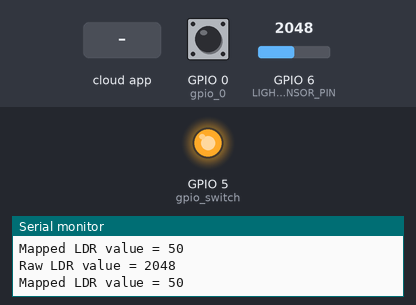
A sketch run on a simulated ESP32. Shown: output pins drawn as LEDs (lit = HIGH), the last lines printed to the serial monitor. The test bench sets the inputs (shaded band); at power-on: GPIO 0 (gpio_0) HIGH, GPIO 6 (LIGHT_SENSOR_PIN) = 2048. WiFi joins after 1.5 s; servers stay silent unless stated.

Above: at 1.2 s.
1.3 s: the phone or cloud app sets Switch to 0
At 1.8 s:
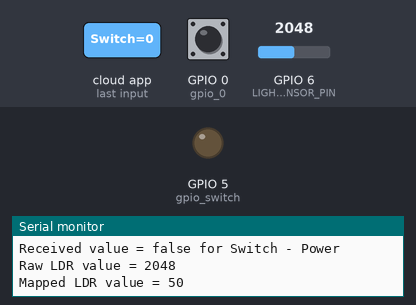
2.8 s: GPIO 0 (gpio_0) pulled LOW for 1 s
At 5.0 s:
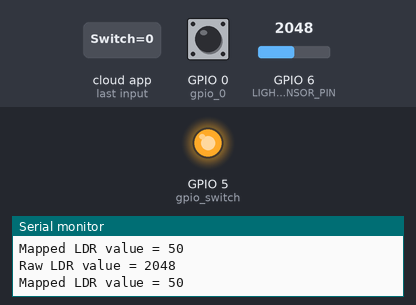
5.3 s: GPIO 0 (gpio_0) pulled LOW for 0.15 s
At 5.9 s:
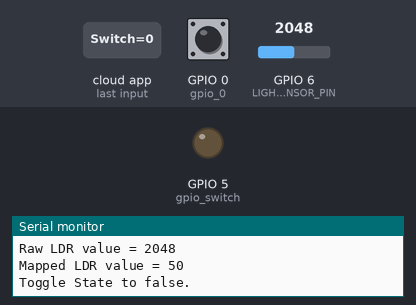
6.9 s: the phone or cloud app sets Switch to 1
At 7.3 s:
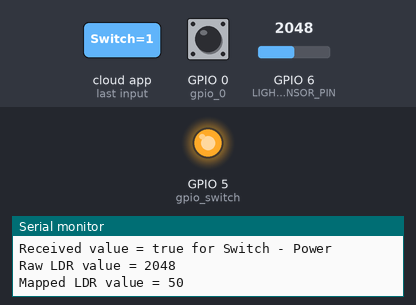
Timing chart, 0 to 9.4 s (numbered marks = the images above; inputs shaded):
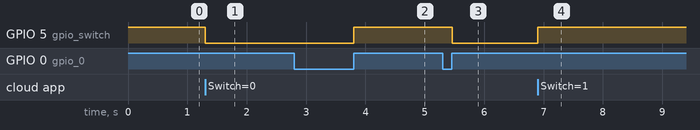

The sketch:

RMakerSwitchnLDR.ino
```cpp
// This example demonstrates the ESP RainMaker with a standard Switch device.
#include "RMaker.h"
#include "WiFi.h"
#include "WiFiProv.h"
#include "AppInsights.h"

#define DEFAULT_POWER_MODE true
const char *service_name = "PROV_1234";
const char *pop = "abcd1234";

// GPIO for push button, virtual device and light sensor
static int gpio_0 = 0;
static int gpio_switch = 5;
#define LIGHT_SENSOR_PIN 6

/* Variable for reading pin status*/
bool switch_state = true;

// The framework provides some standard device types like switch, lightbulb,
// fan, temperaturesensor.
static Switch *my_switch = NULL;
static Device *my_ldr = NULL;

void sysProvEvent(arduino_event_t *sys_event)
{
    switch (sys_event->event_id) {
    case ARDUINO_EVENT_PROV_START:
        Serial.printf("\nProvisioning Started with name \"%s\" and PoP \"%s\" on BLE\n",
                      service_name, pop);
        printQR(service_name, pop, "ble");
        break;
    case ARDUINO_EVENT_PROV_INIT:
        wifi_prov_mgr_disable_auto_stop(10000);
        break;
    case ARDUINO_EVENT_PROV_CRED_SUCCESS:
        wifi_prov_mgr_stop_provisioning();
        break;
    default:;
    }
}

void write_callback(Device *device, Param *param, const param_val_t val,
                    void *priv_data, write_ctx_t *ctx)
{
    const char *device_name = device->getDeviceName();
    const char *param_name = param->getParamName();

    if (strcmp(param_name, "Power") == 0) {
        Serial.printf("Received value = %s for %s - %s\n",
                      val.val.b ? "true" : "false", device_name, param_name);
        switch_state = val.val.b;
        (switch_state == false) ? digitalWrite(gpio_switch, LOW)
        : digitalWrite(gpio_switch, HIGH);
        param->updateAndReport(val);
    }
}

//initialise counter
int i = 0;

void setup()
{
    Serial.begin(115200);
    pinMode(gpio_0, INPUT_PULLUP);
    pinMode(gpio_switch, OUTPUT);
    digitalWrite(gpio_switch, DEFAULT_POWER_MODE);

    Node my_node;
    my_node = RMaker.initNode("ESP RainMaker Node");

    // Initialize switch device
    my_switch = new Switch("Switch", &gpio_switch);
    if (!my_switch) {
        return;
    }

    int ldrValue = map(analogRead(LIGHT_SENSOR_PIN),0,4095,0,100);

    // Initialize LDR
    my_ldr = new Device("Light Sensor", ESP_RMAKER_DEVICE_TEMP_SENSOR, NULL);
    if (!my_ldr) {
        return;
    }

    //Create custom light sensor
    my_ldr->addNameParam();
    my_ldr->assignPrimaryParam(my_ldr->getParamByName(ESP_RMAKER_DEF_POWER_NAME));

    Param brightness("Brightness", ESP_RMAKER_PARAM_TEMPERATURE, value(ldrValue), PROP_FLAG_READ | PROP_FLAG_TIME_SERIES);
    my_ldr->addParam(brightness);

    // Standard switch device
    my_switch->addCb(write_callback);

    // Add switch device to the node
    my_node.addDevice(*my_switch);
    my_node.addDevice(*my_ldr);

    // This is optional
    RMaker.enableOTA(OTA_USING_TOPICS);
    // If you want to enable scheduling, set time zone for your region using
    // setTimeZone(). The list of available values are provided here
    // https://rainmaker.espressif.com/docs/time-service.html
    RMaker.setTimeZone("Asia/Shanghai");
    //  Alternatively, enable the Timezone service and let the phone apps set the
    //  appropriate timezone
    RMaker.enableTZService();

    RMaker.enableSchedule();

    RMaker.enableScenes();
    // Enable ESP Insights. Insteads of using the default http transport, this function will
    // reuse the existing MQTT connection of Rainmaker, thereby saving memory space.
    //initAppInsights();

    RMaker.enableSystemService(SYSTEM_SERV_FLAGS_ALL, 2, 2, 2);

    RMaker.start();

    WiFi.onEvent(sysProvEvent);
    WiFiProv.beginProvision(WIFI_PROV_SCHEME_BLE, WIFI_PROV_SCHEME_HANDLER_FREE_BTDM,
                            WIFI_PROV_SECURITY_1, pop, service_name);
}

void loop()
{
  int ldrValue = map(analogRead(LIGHT_SENSOR_PIN),0,4095,0,100);

  // 10*500 = 5000, Update every 5 seconds
  if (i == 10) {
    my_ldr->updateAndReportParam("Brightness", ldrValue);
    i=0;
  }

  Serial.print("Raw LDR value = ");
  Serial.println(analogRead(LIGHT_SENSOR_PIN));
  Serial.print("Mapped LDR value = ");
  Serial.println(ldrValue);

    if (digitalRead(gpio_0) == LOW) {  // Push button pressed
        // Key debounce handling
        delay(100);
        int startTime = millis();
        while (digitalRead(gpio_0) == LOW) {
            delay(50);
        }
        int endTime = millis();

        if ((endTime - startTime) > 10000) {
            // If key pressed for more than 10secs, reset all
            Serial.printf("Reset to factory.\n");
            RMakerFactoryReset(2);
        } else if ((endTime - startTime) > 3000) {
            Serial.printf("Reset Wi-Fi.\n");
            // If key pressed for more than 3secs, but less than 10, reset Wi-Fi
            RMakerWiFiReset(2);
        } else {
            // Toggle device state
            switch_state = !switch_state;
            Serial.printf("Toggle State to %s.\n", switch_state ? "true" : "false");
            if (my_switch) {
                my_switch->updateAndReportParam(ESP_RMAKER_DEF_POWER_NAME,
                                                switch_state);
            }
            (switch_state == false) ? digitalWrite(gpio_switch, LOW)
            : digitalWrite(gpio_switch, HIGH);
        }
    }
  i++;
  delay(500);
}
```

Measured:
- after the input at 1.3 s, GPIO 5 (gpio_switch): HIGH → LOW at once
- after the input at 2.8 s, GPIO 5 (gpio_switch): LOW → HIGH after 1.0 s
- after the input at 5.3 s, GPIO 5 (gpio_switch): HIGH → LOW after 0.16 s
- after the input at 6.9 s, GPIO 5 (gpio_switch): LOW → HIGH at once
